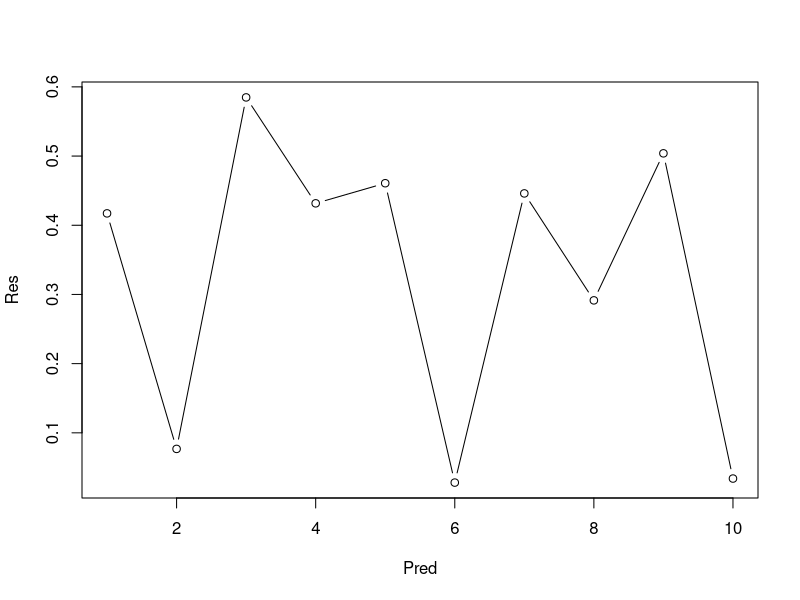
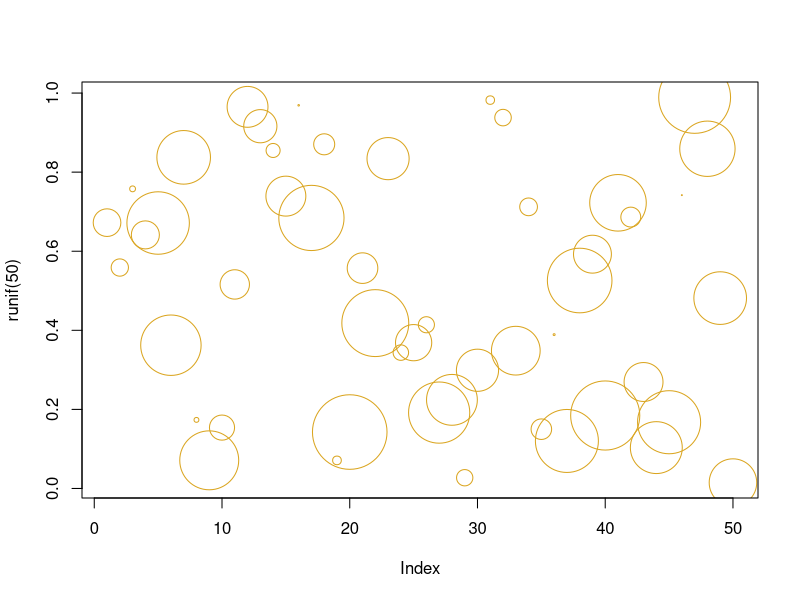
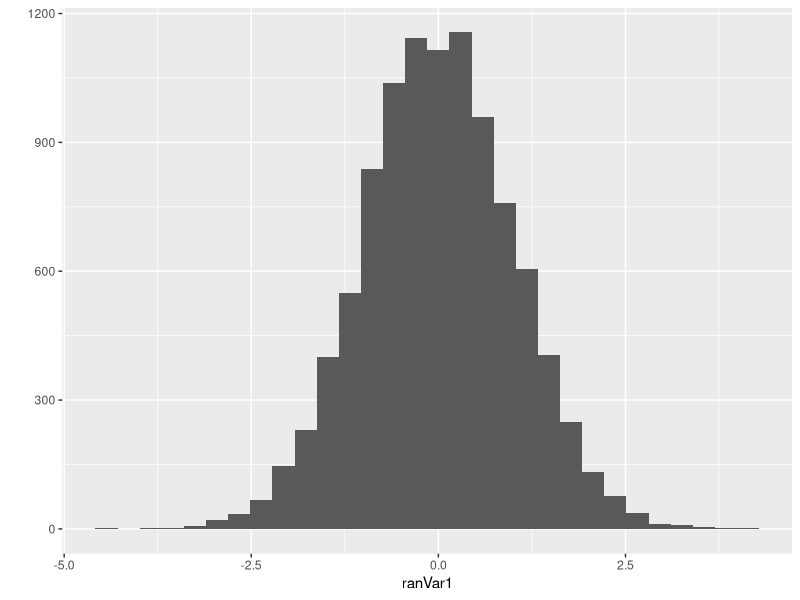
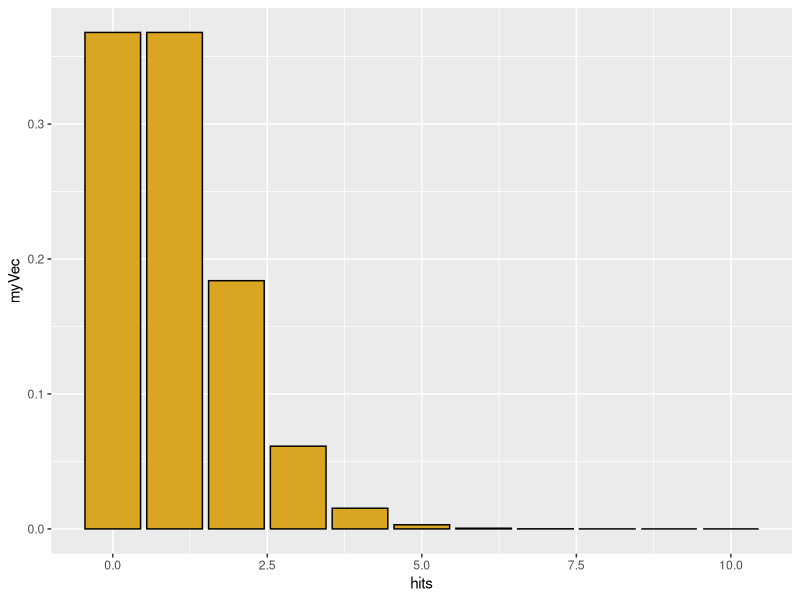
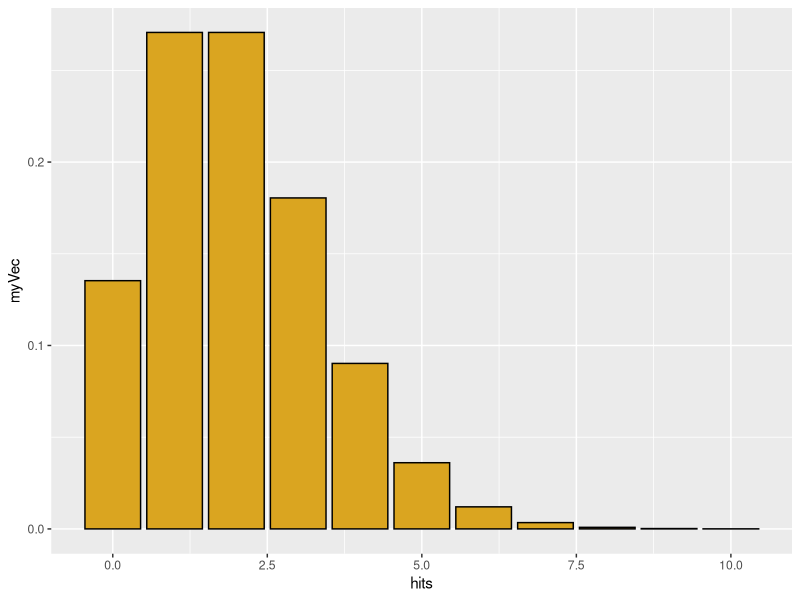
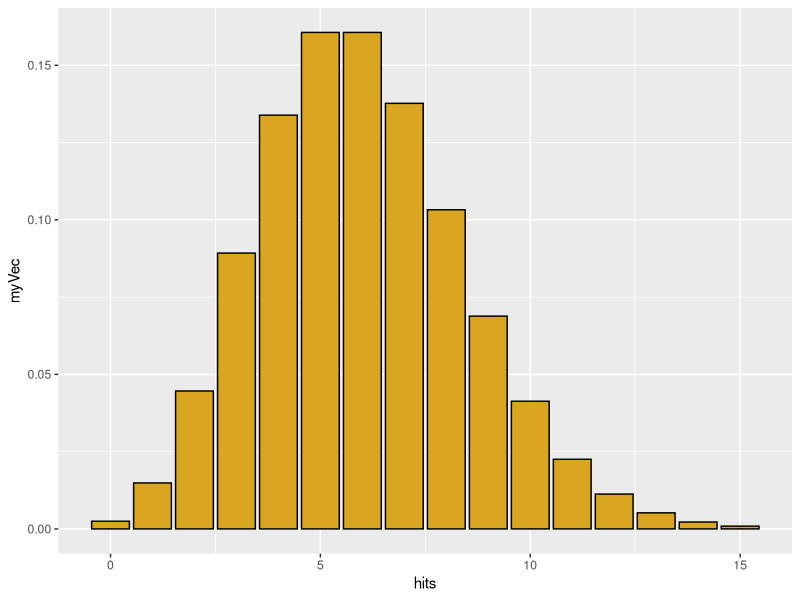
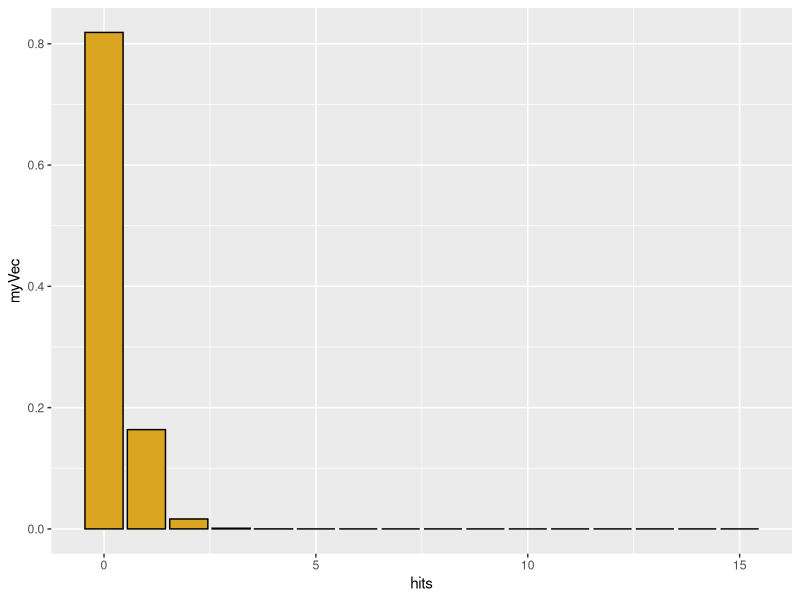
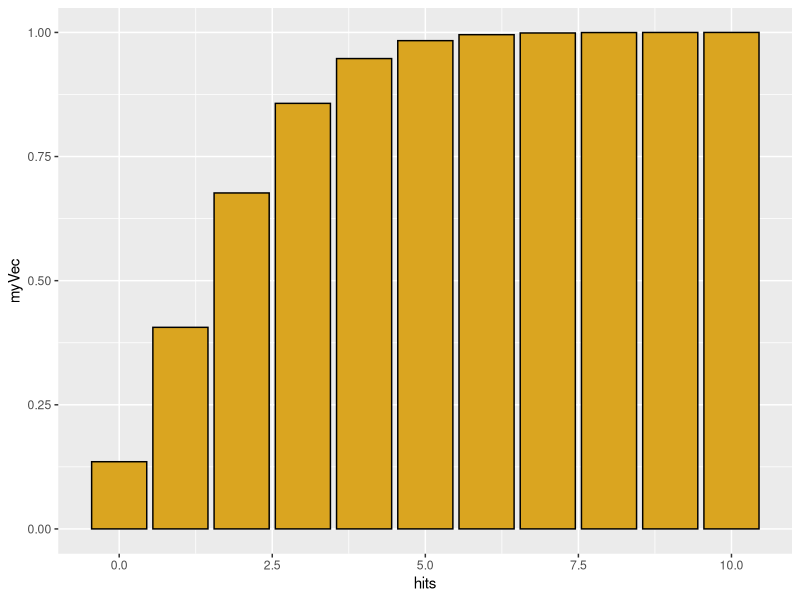

These figures' R source, in order:
## ---- chunk 1
library(knitr)
kable(head(iris))
## ---- chunk 2
library(knitr)
kable(head(iris))
## ---- chunk 3
## Use comments extensively in ALL of your coding!
Pred <- seq(1,10)     ## make a vector of integers from 1 to 10
Res <- runif(10)      ## generate 10 draws from a random uniform (0,1) distribution

## print the random numbers
print(Res)

## plot the graph
plot(x=Pred,y=Res,type="b")
## ---- chunk 4
plot(runif(50),cex=10*runif(50),col="goldenrod")
print(rnorm(n=10, mean=10, sd=2))
## ---- chunk 5
## First comment to explain what this program is doing.
## Be expansive and describe it in great detail. This may seem trivial, but will become increasingly important as you create complex programs.
## Simple script to examine the distribution of the product of two uniform variables
## Make sure it is readable. Use complete sentences, not cryptic phrases.
## 6 September 2018
## NJG

## Preliminaries 
library(ggplot2)
set.seed(100)
library(TeachingDemos) ## use this to set the random number seed from a character string
char2seed("green tea")
char2seed("green tea",set=FALSE)

##

## Global variables
nRep <- 10000

## Create or read in data
ranVar1 <- rnorm(nRep)
## print(ranVar1)
head(ranVar1)
tail(ranVar1)

ranVar2 <- rnorm(nRep)


## visualize data
qplot(x=ranVar1)


## create product vector
ranProd <- ranVar1*ranVar2
length(ranProd)
str(ranProd)
head(ranProd)


## do other stuff..
## ---- chunk 6
z <- 3 ## Begin with lower case letter 
plantHeight <- 10 ## option "camelCaseFormatting"
plant.height <- 4.2 ## avoid periods
plant_height <- 3.3  ## optimal "snake_case_formatting"
. <- 5.5 ## reserve this for a generic temporary variable (more later)
## ---- chunk 7
library(ggplot2)
library(MASS)
##-------------------------------------------------
## Poisson distribution
## Discrete X >= 0
## Random events with a constant rate lambda
## (observations per time or per unit area)
## Parameter lambda > 0

## "d" function generates probability density
hits <- 0:10
myVec <- dpois(x=hits,lambda=1)
qplot(x=hits,y=myVec,geom="col",color=I("black"),fill=I("goldenrod"))

myVec <- dpois(x=hits,lambda=2)
qplot(x=hits,y=myVec,geom="col",color=I("black"),fill=I("goldenrod"))

hits <- 0:15
myVec <- dpois(x=hits,lambda=6)
qplot(x=hits,y=myVec,geom="col",color=I("black"),fill=I("goldenrod"))


hits <- 0:15
myVec <- dpois(x=hits,lambda=0.2)
qplot(x=hits,y=myVec,geom="col",color=I("black"),fill=I("goldenrod"))

sum(myVec)  ## sum of density function = 1.0 (total area under curve)

## for a Poisson distribution with lambda=2, 
## what is the probability that a single draw will yield X=0?

dpois(x=0,lambda=2)

## "p" function generates cumulative probability density; gives the 
## "lower tail" cumulative area of the distribution

hits <- 0:10
myVec <- ppois(q=hits,lambda=2)
qplot(x=hits,y=myVec,geom="col",color=I("black"),fill=I("goldenrod"))


## for a Poisson distribution with lambda=2, 
## what is the probability of getting 1 or fewer hits?

ppois(q=1, lambda=2)


## We could also get this through dpois
p_0 <- dpois(x=0,lambda=2)
p_0
p_1 <- dpois(x=1,lambda=2)
p_1
p_0 + p_1


## The q function is the inverse of p
## What is the number of hits corresponding to 50% of the probability mass
qpois(p=0.5,lambda=2.5)
qplot(x=0:10,y=dpois(x=0:10,lambda=2.5),geom="col",color=I("black"),fill=I("goldenrod"))

## but distribution is discrete, so this is not exact
ppois(q=2,lambda=2.5)

## finally, we can simulate individual values from a poisson
ranPois <- rpois(n=1000,lambda=2.5)
qplot(x=ranPois,color=I("black"),fill=I("goldenrod"))


## for real or simulated data, we can use the quantile
## function to find the empirical  95% confidence interval on the data

quantile(x=ranPois,probs=c(0.025,0.975))
## ---- chunk 8
##-------------------------------------------------
## Binomial distribution
## p = probability of a dichotomous outcome
## size = number of trials
## x = possible outcomes
## outcome x is bounded between 0 and number of trials

## use "d" binom for density function
hits <- 0:10
myVec <- dbinom(x=hits,size=10,prob=0.5)
qplot(x=0:10,y=myVec,geom="col",color=I("black"),fill=I("goldenrod"))



## and how does this compare to an actual simulation of 50 tosses of 100 coins?

myCoins <- rbinom(n=50,size=100,prob=0.5)
qplot(x=myCoins,color=I("black"),fill=I("goldenrod"))
quantile(x=myCoins,probs=c(0.025,0.975))

## ---- chunk 9
##-------------------------------------------------
## negative binomial: number of failures (values of MyVec)
## in a series of (Bernouli) with p=probability of success 
## before a target number of successes (= size)
## generates a discrete distribution that is more 
## heterogeneous ("overdispersed") than Poisson
hits <- 0:40
myVec <- dnbinom(x=hits, size=5, prob=0.5)
qplot(x=hits,y=myVec,geom="col",color=I("black"),fill=I("goldenrod"))

## geometric series is a special case where N= 1 success
## each bar is a constant fraction 1 - "prob" of the bar before it
myVec <- dnbinom(x=hits, size=1, prob=0.1)
qplot(x=hits,y=myVec,geom="col",color=I("black"),fill=I("goldenrod"))


## alternatively specify mean = mu of distribution and size, 
## the dispersion parameter (small is more dispersed)
## this gives us a poisson with a lambda value that varies
## the dispersion parameter is the shape parameter in the gamma
## as it increases, the distribution has a smaller variance
## just simulate it directly

nbiRan <- rnbinom(n=1000,size=10,mu=5)
qplot(nbiRan,color=I("black"),fill=I("goldenrod"))

nbiRan <- rnbinom(n=1000,size=0.1,mu=5)
qplot(nbiRan,color=I("black"),fill=I("goldenrod"))
## ---- chunk 10
##-------------------------------------------------
## uniform
## params specify minimum and maximum

##runif for random data
qplot(x=runif(n=100,min=0,max=5),color=I("black"),fill=I("goldenrod"))
qplot(runif(n=1000,min=0,max=5),color=I("black"),fill=I("goldenrod"))
##-------------------------------------------------
## ---- chunk 11
## normal 
myNorm <- rnorm(n=100,mean=100,sd=2)
qplot(myNorm,color=I("black"),fill=I("goldenrod"))

## problems with normal when mean is small but zero is not allowed.
myNorm <- rnorm(n=100,mean=2,sd=2)
qplot(myNorm,color=I("black"),fill=I("goldenrod"))
summary(myNorm)
tossZeroes <- myNorm[myNorm>0]
qplot(tossZeroes,color=I("black"),fill=I("goldenrod"))
summary(tossZeroes)
## ---- chunk 12
##-------------------------------------------------
## gamma distribution, continuous positive values, but bounded at 0

myGamma <- rgamma(n=100,shape=1,scale=10)
qplot(myGamma,color=I("black"),fill=I("goldenrod"))

## gamma with shape= 1 is an exponential with scale = mean

## shape <=1 gives a mode near zero; very small shape rounds to zero
myGamma <- rgamma(n=100,shape=0.1,scale=1)
qplot(myGamma,color=I("black"),fill=I("goldenrod"))

## large shape parameters moves towards a normal
myGamma <- rgamma(n=100,shape=20,scale=1)
qplot(myGamma,color=I("black"),fill=I("goldenrod"))

## scale parameter changes mean- and the variance!
qplot(rgamma(n=100,shape=2,scale=100),color=I("black"),fill=I("goldenrod"))
qplot(rgamma(n=100,shape=2,scale=10),color=I("black"),fill=I("goldenrod"))
qplot(rgamma(n=100,shape=2,scale=1),color=I("black"),fill=I("goldenrod"))
qplot(rgamma(n=100,shape=2,scale=0.1),color=I("black"),fill=I("goldenrod"))


## unlike the normal, the two parameters affect both mean and variance

## mean = shape*scale
## variance= shape*scale^2
## ---- chunk 13
##-------------------------------------------------

## beta distribution 
## bounded at 0 and 1
## analagous to a binomial, but result is a continuous distribution of probabilities
## parameter shape1 = number of successes + 1
## parameter shape2 = number of failures + 1
## interpret these in terms of a coin you are tossing

## shape1 = 1, shape2 = 1 = "no data"
myBeta <- rbeta(n=1000,shape1=1,shape2=1)
qplot(myBeta,xlim=c(0,1),color=I("black"),fill=I("goldenrod"))


## shape1 = 2, shape1 = 1 = "1 coin toss, comes up heads!"
myBeta <- rbeta(n=1000,shape1=2,shape2=1)
qplot(myBeta,xlim=c(0,1),color=I("black"),fill=I("goldenrod"))

## two tosses, 1 head and 1 tail
myBeta <- rbeta(n=1000,shape1=2,shape2=2)
qplot(myBeta,xlim=c(0,1),color=I("black"),fill=I("goldenrod"))

## two tosses, both heads
myBeta <- rbeta(n=1000,shape1=2,shape2=1)
qplot(myBeta,xlim=c(0,1),color=I("black"),fill=I("goldenrod"))

## let's get more data
myBeta <- rbeta(n=1000,shape1=20,shape2=20)
qplot(myBeta,xlim=c(0,1),color=I("black"),fill=I("goldenrod"))

myBeta <- rbeta(n=1000,shape1=500,shape2=500)
qplot(myBeta,xlim=c(0,1),color=I("black"),fill=I("goldenrod"))

## if the coin is biased
myBeta <- rbeta(n=1000,shape1=1000,shape2=500)
qplot(myBeta,xlim=c(0,1),color=I("black"),fill=I("goldenrod"))
myBeta <- rbeta(n=1000,shape1=10,shape2=5)
qplot(myBeta,xlim=c(0,1),color=I("black"),fill=I("goldenrod"))


## shape parameters less than 1.0 give us a u-shaped distribution
myBeta <- rbeta(n=1000,shape1=0.1,shape2=0.1)
qplot(myBeta,xlim=c(0,1),color=I("black"),fill=I("goldenrod"))
myBeta <- rbeta(n=1000,shape1=0.5,shape2=0.2)
qplot(myBeta,xlim=c(0,1),color=I("black"),fill=I("goldenrod"))
## ---- chunk 14
library(tidyverse)

## ---- chunk 15
n = 50  ## number of observations (rows)


varA <- runif(n) ## random uniform values (independent)
varB <- runif(n) ## a second random column (dependent)
varC <- 5.5 + varA*10 ## a noisy linear relationship with varA
ID <- seq_len(n) ## creates a sequence from 1:n (if n > 0!)
regData <- data.frame(ID,varA,varB,varC)
head(regData)
str(regData)
## ---- chunk 16
## model
regModel <- lm(varB~varA,data=regData)

## model output
regModel ## printed output is sparse
str(regModel) ## complicated, but has "coefficients"
head(regModel$residuals) ## contains residuals

## 'summary' of model has elements
summary(regModel) ## 
summary(regModel)$coefficients
str(summary(regModel))

## best to examine entire matrix of coefficients:
summary(regModel)$coefficients[] ##shows all

## can pull results from this, but a little wordy
summary(regModel)$coefficients[1,4]   ##p value for intercept
summary(regModel)$coefficients["(Intercept)","Pr(>|t|)"] ## uggh


## alternatively unfurl this into a 1D atomic vector with names
z <- unlist(summary(regModel))
str(z)
z
z$coefficients7

## grab what we need and put into a tidy  list

regSum <- list(intercept=z$coefficients1,
               slope=z$coefficients2,
               interceptP=z$coefficients7,
               slopeP=z$coefficients8,
               r2=z$r.squared)

## much easier to query and use
print(regSum)
regSum$r2
regSum[[5]]

## ---- chunk 17
regPlot <- ggplot(data=regData,aes(x=varA,y=varB)) +
  geom_point() +
  stat_smooth(method=lm,se=0.99) ## default se=0.95 
print(regPlot)
## ggsave(filename="Plot1.pdf",plot=regPlot,device="pdf")
## ---- chunk 18
nGroup <- 3 ## number of treatment groups
nName <- c("Control","Treat1", "Treat2") ## names of groups
nSize <- c(12,17,9) ## number of observations in each group
nMean <- c(40,41,60) ## mean of each group
nSD <- c(5,5,5) ## standardd deviation of each group

ID <- 1:(sum(nSize)) ## id vector for each row
resVar <- c(rnorm(n=nSize[1],mean=nMean[1],sd=nSD[1]),
            rnorm(n=nSize[2],mean=nMean[2],sd=nSD[2]),
            rnorm(n=nSize[3],mean=nMean[3],sd=nSD[3]))
TGroup <- rep(nName,nSize)
ANOdata <- data.frame(ID,TGroup,resVar)
str(ANOdata)
## ---- chunk 19
ANOmodel <- aov(resVar~TGroup,data=ANOdata)
print(ANOmodel)
print(summary(ANOmodel))
z <- summary(ANOmodel)
str(z)
aggregate(resVar~TGroup,data=ANOdata,FUN=mean)
unlist(z)
unlist(z)[7]
ANOsum <- list(Fval=unlist(z)[7],probF=unlist(z)[9])
ANOsum


## ---- chunk 20
ANOPlot <- ggplot(data=ANOdata,aes(x=TGroup,y=resVar,fill=TGroup)) +
  geom_boxplot()
print(ANOPlot)
## ggsave(filename="Plot2.pdf",plot=ANOPlot,device="pdf")
## ---- chunk 21

xVar <- sort(rgamma(n=200,shape=5,scale=5))
yVar <- sample(rep(c(1,0),each=100),prob=seq_len(200))
lRegData <- data.frame(xVar,yVar)

## ---- chunk 22
lRegModel <- glm(yVar ~ xVar,
                 data=lRegData,
                 family=binomial(link=logit))
summary(lRegModel)
summary(lRegModel)$coefficients

## ---- chunk 23
lRegPlot <- ggplot(data=lRegData, aes(x=xVar,y=yVar)) +
  geom_point() +
  stat_smooth(method=glm, method.args=list(family=binomial))
print(lRegPlot)

## ---- chunk 24
## integer counts of different data groups
vec1 <- c(50,66,22)
vec2 <- c(120,22,30)
dataMatrix <- rbind(vec1,vec2)
rownames(dataMatrix) <- c("Cold","Warm")
colnames(dataMatrix) <-c("Aphaenogaster",
                         "Camponotus",
                         "Crematogaster")
str(dataMatrix)
## ---- chunk 25
print(chisq.test(dataMatrix))
## ---- chunk 26
## some simple plots using baseR
mosaicplot(x=dataMatrix,
           col=c("goldenrod","grey","black"),
           shade=FALSE)
barplot(height=dataMatrix,
        beside=TRUE,
        col=c("cornflowerblue","tomato"))


dFrame <- as.data.frame(dataMatrix)
dFrame <- cbind(dFrame,list(Treatment=c("Cold","Warm")))
dFrame <- gather(dFrame,key=Species,Aphaenogaster:Crematogaster,value=Counts) 

p <- ggplot(data=dFrame,aes(x=Species,y=Counts,fill=Treatment)) + geom_bar(stat="identity",position="dodge",color=I("black")) +
  scale_fill_manual(values=c("cornflowerblue","coral"))
print(p)
